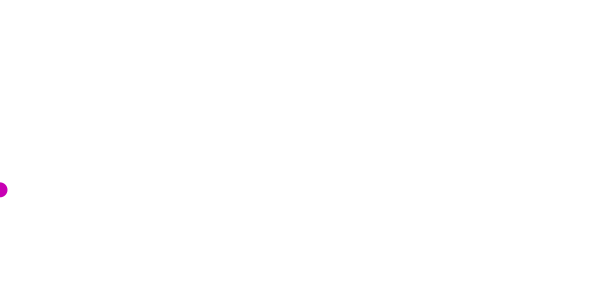
Frame 1 (no input)
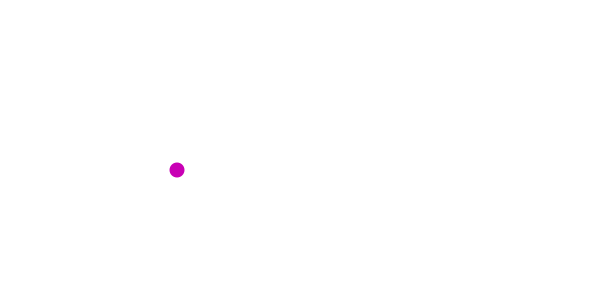
Frame 60 (the mouse pressed at the canvas centre just before this capture)
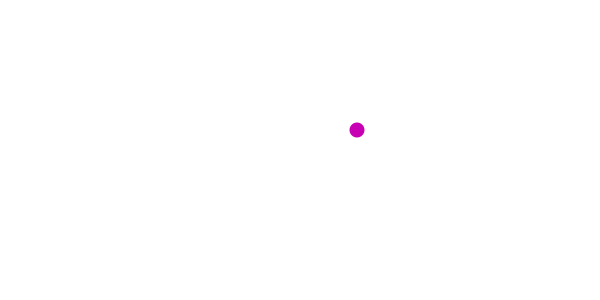
Frame 120 (the mouse held since frame 60 and released just before this capture)

The Processing sketch that drew these frames (run headless with seeded random() and noise(); from frame 60 on, the mouse is pressed at the canvas centre):

// Processing sketch: processing_70308
// ── processing_70308.pde

int rad = 40;
int x = 0;
float angle = 0;
boolean Yspeed = true;
boolean Xspeed = true;


void setup() {
  size(600, 300);
}


void draw() {
  background(255);

  angle += radians(5);
  float y = height/2 + cos(angle) * rad;
  noStroke();
  smooth();
  fill(200, 0, 180);
  ellipse(x, y, 15, 15);
  
  if(Yspeed){
    
  y+=3;
  
  } else {
    
  y-=3;
  
  }
  
  if(Xspeed){
    
  x+=3;
  
  } else {
    
  x-=3;
  
  }
  
  if( x >= width){
    
  Xspeed = false;
  
  }
  
  if(x <= 7){
    
  Xspeed = true;
  
  }
    
  
  
}
